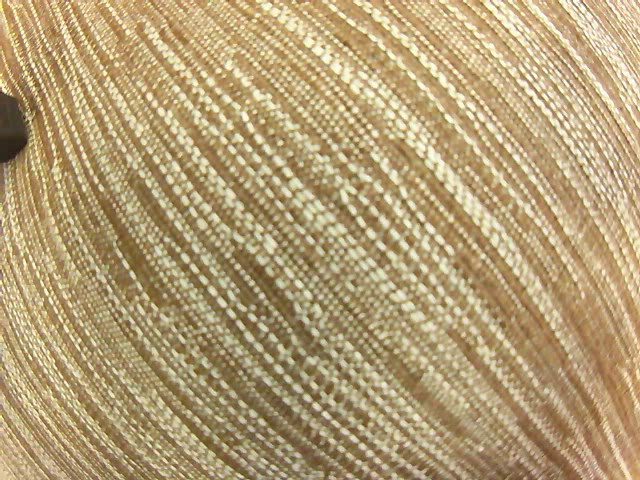
#> input picture frame 2 of slam_evaluation/camera_data/flight_0.avi, 640 x 480 px, given in place of the camera
$ python landing.py   (older library calls are emulated)
#> lines starting #> are read from the running program, lines starting #| are printed output that depends on the picture; after the words box and inside, x2 and y2 are one past the last pixel; in counts of white or black regions, pixels touching at a corner belong together
import cv2
import numpy as np

IMAGE_FILE = 'test_image.jpg'
CAMERA_VIDEO_FILE = 'videos/depth_estimation_1.mp4'
BOX_LENGTH = 22 # inches
FOCAL_LENGTH = 362  # This is just approximate for now

def find_target():
    cap = cv2.VideoCapture(1)
    fourcc = cv2.VideoWriter_fourcc(*'XVID')
    out = cv2.VideoWriter(CAMERA_VIDEO_FILE, fourcc, 15.0, (640, 480))

    while True:
        ret, img = cap.read()
#> img is the input picture: shape (480, 640, 3); mean B, G, R 117.6, 158.2, 179.7

        # TODO: Choose between LAB and HSV color space
        lab_space_img = cv2.cvtColor(img, cv2.COLOR_BGR2Lab)
#> lab_space_img: shape (480, 640, 3); mean of channels 0, 1, 2 168.2, 130.1, 152.3

        '''Display converted color space'''
        # cv2.imshow('lab_image', lab_space_img)
        # k = cv2.waitKey(0)
        # if k == 27:  # wait for ESC key to exit
        #     cv2.destroyAllWindows()

        # Threshold image based on yellow; otsu thresholding
        retval1, thresh1 = cv2.threshold(lab_space_img[:, :, 2], 0, 255, cv2.THRESH_OTSU)
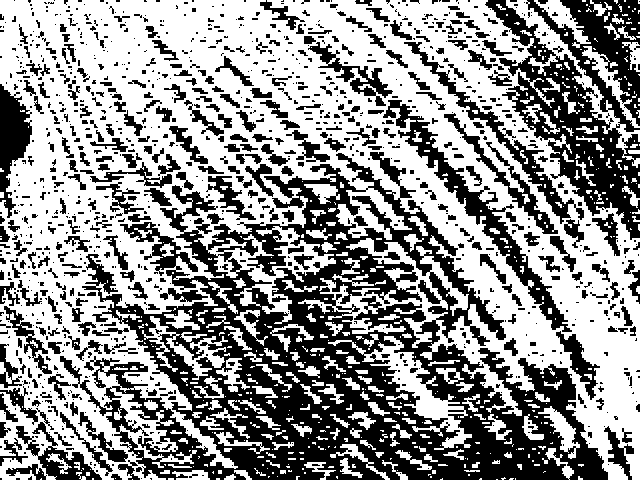
#> thresh1: shape (480, 640); 57.1% white; 1197 black regions (846 under 20 px), largest, box (x1, y1, x2, y2) and area: (60, 152, 608, 480) 68093, (485, 0, 640, 240) 15661, (383, 100, 572, 332) 4642
#> retval1 = 151

        # TODO: Is this necessary?
        # Binary OR Otsu thresholding
        retval2, thresh2 = cv2.threshold(lab_space_img[:, :, 0], 0, 255, cv2.THRESH_BINARY | cv2.THRESH_OTSU)
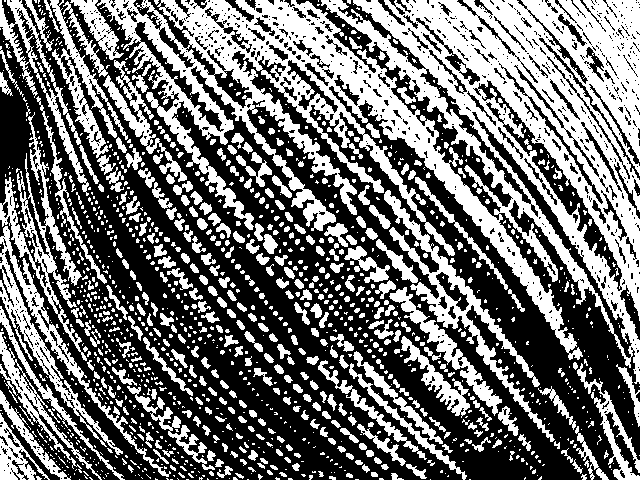
#> thresh2: shape (480, 640); 44.1% white; 1397 white regions (974 under 20 px), largest, box (x1, y1, x2, y2) and area: (97, 0, 640, 384) 68922, (0, 226, 171, 477) 4662, (384, 190, 555, 442) 4640
#> retval2 = 171
        sum_thresh = cv2.bitwise_and(thresh1, thresh2)
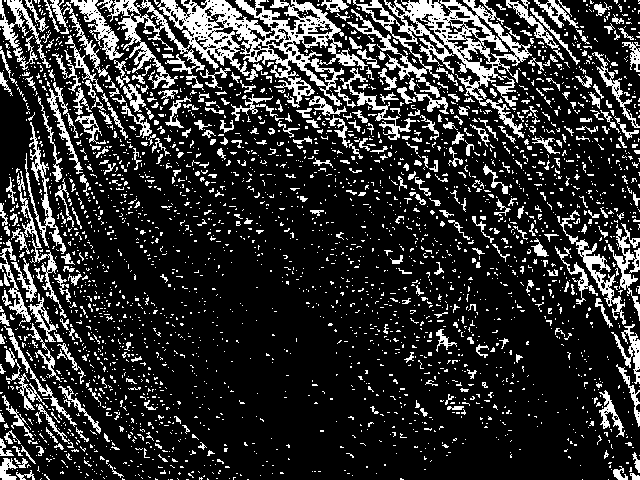
#> sum_thresh: shape (480, 640); 19.4% white; 2961 white regions (2586 under 20 px), largest, box (x1, y1, x2, y2) and area: (97, 0, 368, 108) 9209, (347, 0, 532, 138) 6362, (560, 210, 626, 325) 1034


        # TODO: Is this necessary?
        # TODO: Try adding a Guassian blur
        # Dilate and erode the image
        # This reduces the noise residual in the threshold
        se1 = cv2.getStructuringElement(cv2.MORPH_RECT, ksize=(20,20))
        se2 = cv2.getStructuringElement(cv2.MORPH_RECT, ksize=(7, 7))
        sum_thresh = cv2.dilate(sum_thresh, se2)
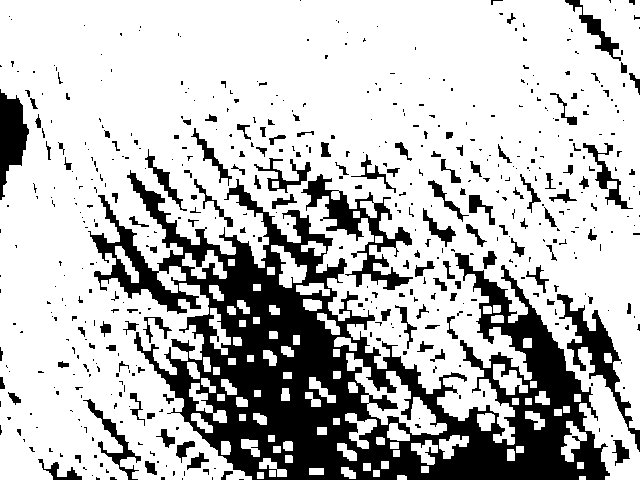
#> sum_thresh: shape (480, 640); 74.6% white; 516 black regions (382 under 20 px), largest, box (x1, y1, x2, y2) and area: (88, 170, 610, 480) 55548, (301, 174, 413, 290) 3227, (557, 294, 640, 452) 2482
        sum_thresh = cv2.erode(sum_thresh, se1)
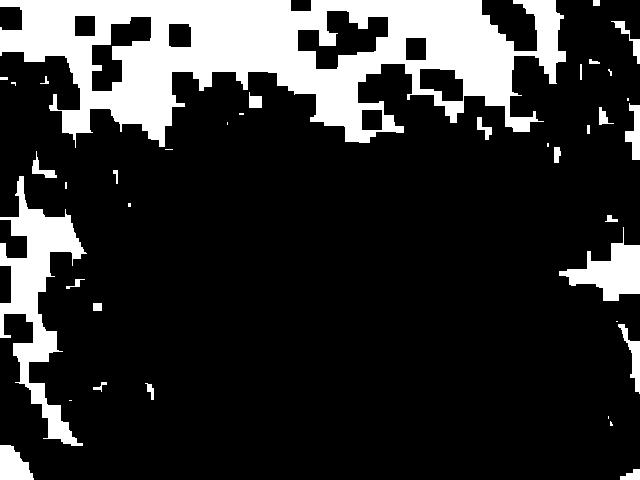
#> sum_thresh: shape (480, 640); 18.5% white; 38 white regions (13 under 20 px)

        # Find contours
        # TODO: The return values here are dependent on Opencv 2,3,or 4, so either be sure of which version
        #  we are using or add some code to check the version
        _, contours, hierarchy = cv2.findContours(sum_thresh, cv2.RETR_TREE, cv2.CHAIN_APPROX_NONE)
#> contours = 45 contours, 17 with area under 20; largest, box (x1, y1, x2, y2) and area: (0, 0, 566, 148) 49138, (0, 176, 87, 446) 7090, (297, 10, 389, 70) 2886, (559, 227, 640, 301) 2452, (91, 16, 152, 92) 2151

        # Find corners of the contour
        if len(contours) >= 1:
            final_contour = None
            # Take contour w/ max area
            c = max(contours, key=cv2.contourArea)
#> c = contour of 2463 points, box (x1, y1, x2, y2) (0, 0, 566, 148), area 49138

            # Approximate the contour
            peri = cv2.arcLength(c, True)
#> peri = 2516.4
            approx = cv2.approxPolyDP(c, 0.03 * peri, True)
#> approx = [[0, 0], [75, 147], [565, 61]]

            if len(approx) == 4:
                c = approx
                peri = cv2.arcLength(c, True)

            # Find extreme points
            extLeft = tuple(c[c[:, :, 0].argmin()][0])
#> extLeft = (0, 0)
            extRight = tuple(c[c[:, :, 0].argmax()][0])
#> extRight = (565, 61)
            extTop = tuple(c[c[:, :, 1].argmin()][0])
#> extTop = (0, 0)
            extBot = tuple(c[c[:, :, 1].argmax()][0])
#> extBot = (75, 147)

            # Find the contour center
            M = cv2.moments(c)
#> M = moments, m00 49137.5, centre m10/m00, m01/m00 = (277.1, 52.9)
            cX = int(M["m10"] / M["m00"])
#> cX = 277
            cY = int(M["m01"] / M["m00"])
#> cY = 52

            # Find the distance to the platform
            pixel_length = peri / 4
#> pixel_length = 629.1
            depth = (FOCAL_LENGTH / pixel_length) * BOX_LENGTH
#> depth = 12.66
            scale_factor = BOX_LENGTH / pixel_length
#> scale_factor = 0.035

            # Find positional error from center of platform
            # Pixels
            err_x = cX - (640/2)
#> err_x = -43
            err_y = (480/2) - cY
#> err_y = 188

            # Convert to inches
            err_x *= scale_factor
#> err_x = -1.5
            err_y *= scale_factor
#> err_y = 6.57

            '''Visualize'''
            # Draw extreme points on image
            cv2.circle(img, extLeft, 8, (255, 0, 0), -1)
#> img: shape (480, 640, 3); 0.02% of pixels changed, all inside (x1, y1, x2, y2) = (0, 0, 9, 9)
            cv2.circle(img, extRight, 8, (255, 0, 0), -1)
            cv2.circle(img, extTop, 8, (255, 0, 255), -1)
#> img: shape (480, 640, 3); mean B, G, R 117.7, 158.1, 179.6
            cv2.circle(img, extBot, 8, (0, 0, 255), -1)

            # Draw center
            cv2.circle(img, (cX, cY), 7, (255, 255, 255), -1)
            cv2.putText(img, "center", (cX + 20, cY + 20),
                        cv2.FONT_HERSHEY_SIMPLEX, 0.5, (255, 255, 255), 2)

            # Draw depth
            cv2.putText(img, "Distance: {}".format(np.around(depth, 1)), (cX - 40, cY - 20),
                        cv2.FONT_HERSHEY_SIMPLEX, 0.5, (255, 255, 255), 2)

            # Draw XY error
            cv2.putText(img, "XY Error: {}, {}".format(np.around(err_x, 1), np.around(err_y, 1)), (cX - 40, cY - 40),
                        cv2.FONT_HERSHEY_SIMPLEX, 0.5, (255, 255, 255), 2)

            # Draw contours on image
            cv2.drawContours(img, [c], 0, (0, 255, 0), 3)
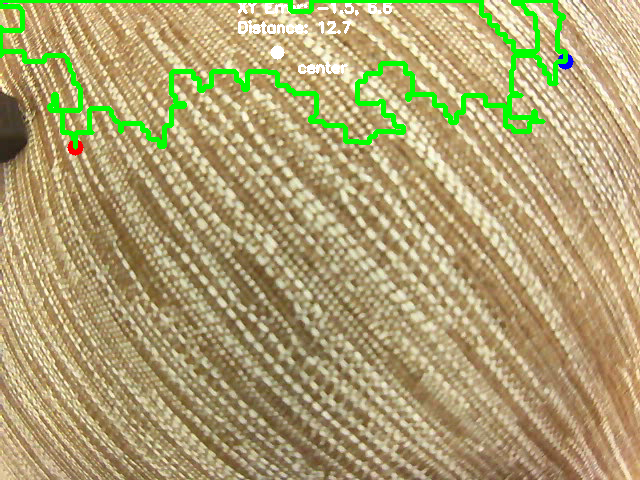
#> img: shape (480, 640, 3); mean B, G, R 113.8, 161.2, 173.1
            '''        '''

            # Write to video
            out.write(img)

        '''Display thresholded image'''
        cv2.imshow('img', img)
        if cv2.waitKey(1) & 0xFF == ord('q'):
#> (key q is pressed here)
            break

    out.release()


def main():

    find_target()

if __name__ == "__main__":
    main()

$ run again, starting later in the video
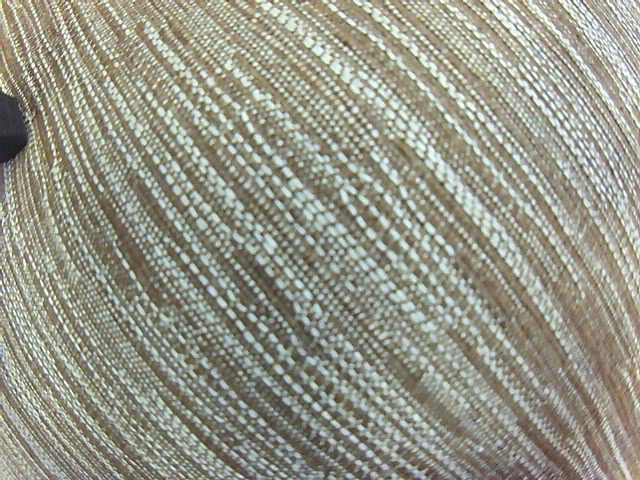
#> input picture frame 22 of slam_evaluation/camera_data/flight_0.avi, 640 x 480 px, given in place of the camera
#> in find_target, img is the input picture: shape (480, 640, 3); mean B, G, R 136.6, 150, 149.3
#> lab_space_img: shape (480, 640, 3); mean of channels 0, 1, 2 156.5, 125.4, 135.1
#> in find_target, `retval1, thresh1 = cv2.threshold(lab_space_img[:, :, 2], 0, 255, cv2.T..`:
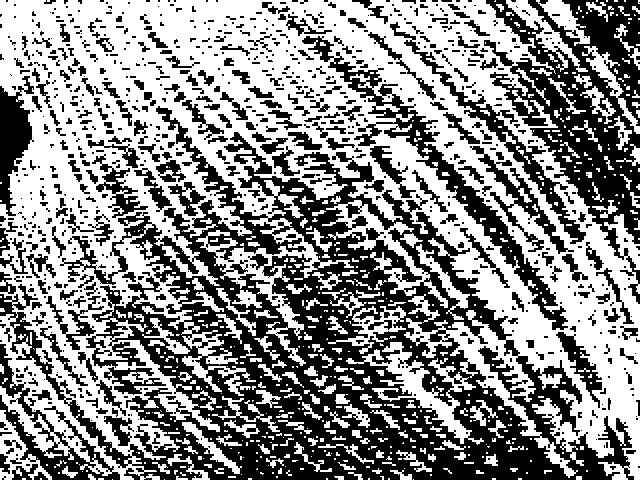
#> thresh1: shape (480, 640); 54.4% white; 850 black regions (541 under 20 px), largest, box (x1, y1, x2, y2) and area: (0, 106, 634, 480) 75623, (484, 0, 640, 304) 17110, (302, 36, 568, 330) 6635
#> retval1 = 134
#> thresh2: shape (480, 640); 40.8% white; 1913 white regions (1388 under 20 px), largest, box (x1, y1, x2, y2) and area: (320, 0, 640, 385) 34875, (153, 0, 583, 360) 17203, (97, 0, 265, 145) 3803
#> retval2 = 162
#> contours = 44 contours, 15 with area under 20; largest, box (x1, y1, x2, y2) and area: (0, 0, 578, 154) 45166, (0, 151, 75, 296) 3116, (13, 342, 76, 450) 2090, (581, 235, 640, 310) 1988, (91, 16, 153, 67) 1524
#> c = contour of 2459 points, box (x1, y1, x2, y2) (0, 0, 578, 154), area 45166
#> peri = 2506.6
#> approx = [[76, 153], [577, 33], [0, 0]]
#> extLeft = (0, 0)
#> extRight = (577, 37)
#> extTop = (0, 0)
#> extBot = (76, 153)
#> M = moments, m00 45166.5, centre m10/m00, m01/m00 = (262.3, 50.42)
#> cX = 262
#> cY = 50
#> pixel_length = 626.7
#> depth = 12.71
#> scale_factor = 0.0351
#> in find_target, `err_x = cX - (640/2)`: err_x = -58
#> in find_target, `err_y = (480/2) - cY`: err_y = 190
#> in find_target, `err_x *= scale_factor`: err_x = -2.04
#> in find_target, `err_y *= scale_factor`: err_y = 6.67
#> in find_target, `cv2.drawContours(img, [c], 0, (0, 255, 0), 3)`:
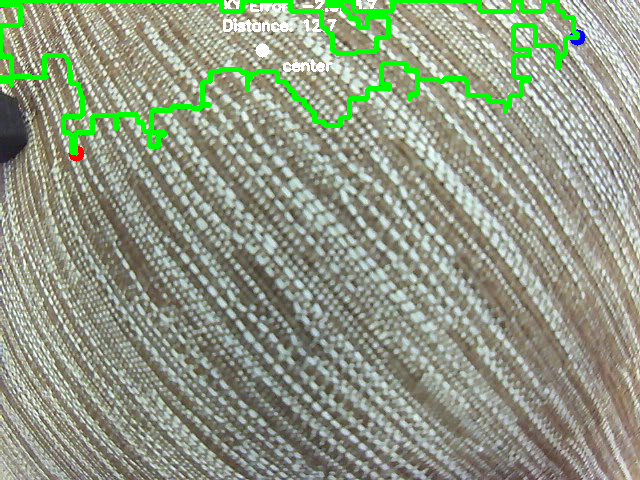
#> img: shape (480, 640, 3); mean B, G, R 132, 153.4, 143.9
